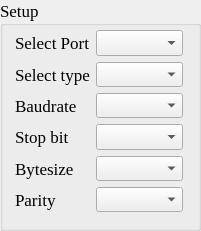
  <widget class="QGroupBox" name="Setup_box">
   <property name="geometry">
    <rect>
     <x>20</x>
     <y>140</y>
     <width>201</width>
     <height>231</height>
    </rect>
   </property>
   <property name="font">
    <font>
     <family>Times New Roman</family>
     <pointsize>13</pointsize>
    </font>
   </property>
   <property name="title">
    <string>Setup</string>
   </property>
   <widget class="QWidget" name="layoutWidget">
    <property name="geometry">
     <rect>
      <x>15</x>
      <y>30</y>
      <width>168</width>
      <height>182</height>
     </rect>
    </property>
    <layout class="QGridLayout" name="gridLayout">
     <item row="0" column="0">
      <widget class="QLabel" name="label">
       <property name="font">
        <font>
         <family>Times New Roman</family>
         <pointsize>13</pointsize>
        </font>
       </property>
       <property name="layoutDirection">
        <enum>Qt::LeftToRight</enum>
       </property>
       <property name="text">
        <string>Select Port</string>
       </property>
      </widget>
     </item>
     <item row="0" column="1">
      <widget class="QComboBox" name="Port">
       <property name="font">
        <font>
         <family>Times New Roman</family>
         <pointsize>13</pointsize>
        </font>
       </property>
      </widget>
     </item>
     <item row="1" column="0">
      <widget class="QLabel" name="label_2">
       <property name="font">
        <font>
         <family>Times New Roman</family>
         <pointsize>13</pointsize>
        </font>
       </property>
       <property name="layoutDirection">
        <enum>Qt::LeftToRight</enum>
       </property>
       <property name="text">
        <string>Select type</string>
       </property>
      </widget>
     </item>
     <item row="1" column="1">
      <widget class="QComboBox" name="type">
       <property name="font">
        <font>
         <family>Times New Roman</family>
         <pointsize>13</pointsize>
        </font>
       </property>
      </widget>
     </item>
     <item row="2" column="0">
      <widget class="QLabel" name="label_3">
       <property name="font">
        <font>
         <family>Times New Roman</family>
         <pointsize>13</pointsize>
        </font>
       </property>
       <property name="layoutDirection">
        <enum>Qt::LeftToRight</enum>
       </property>
       <property name="text">
        <string>Baudrate</string>
       </property>
      </widget>
     </item>
     <item row="2" column="1">
      <widget class="QComboBox" name="baudrate">
       <property name="font">
        <font>
         <family>Times New Roman</family>
         <pointsize>13</pointsize>
        </font>
       </property>
      </widget>
     </item>
     <item row="3" column="0">
      <widget class="QLabel" name="label_4">
       <property name="font">
        <font>
         <family>Times New Roman</family>
         <pointsize>13</pointsize>
        </font>
       </property>
       <property name="layoutDirection">
        <enum>Qt::LeftToRight</enum>
       </property>
       <property name="text">
        <string>Stop bit</string>
       </property>
      </widget>
     </item>
     <item row="3" column="1">
      <widget class="QComboBox" name="stop_bit">
       <property name="font">
        <font>
         <family>Times New Roman</family>
         <pointsize>13</pointsize>
        </font>
       </property>
      </widget>
     </item>
     <item row="4" column="0">
      <widget class="QLabel" name="label_5">
       <property name="font">
        <font>
         <family>Times New Roman</family>
         <pointsize>13</pointsize>
        </font>
       </property>
       <property name="layoutDirection">
        <enum>Qt::LeftToRight</enum>
       </property>
       <property name="text">
        <string>Bytesize</string>
       </property>
      </widget>
     </item>
     <item row="4" column="1">
      <widget class="QComboBox" name="byte_size">
       <property name="font">
        <font>
         <family>Times New Roman</family>
         <pointsize>13</pointsize>
        </font>
       </property>
      </widget>
     </item>
     <item row="5" column="0">
      <widget class="QLabel" name="label_6">
       <property name="font">
        <font>
         <family>Times New Roman</family>
         <pointsize>13</pointsize>
        </font>
       </property>
       <property name="layoutDirection">
        <enum>Qt::LeftToRight</enum>
       </property>
       <property name="text">
        <string>Parity</string>
       </property>
      </widget>
     </item>
     <item row="5" column="1">
      <widget class="QComboBox" name="parity">
       <property name="font">
        <font>
         <family>Times New Roman</family>
         <pointsize>13</pointsize>
        </font>
       </property>
      </widget>
     </item>
    </layout>
   </widget>
  </widget>
